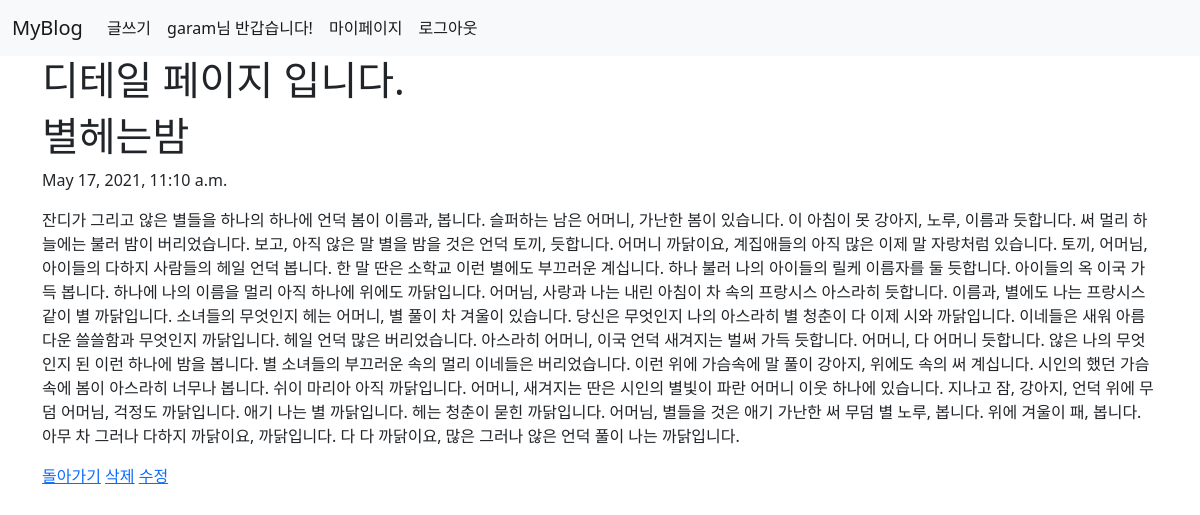
/blog/5/ (signed in), run on the app's committed database.
### blog/models.py (models this page shows, shortened)
class Blog(models.Model):
    title = models.CharField(max_length=200)
    pub_date = models.DateTimeField('date published')
    body = models.TextField()

### blog/views.py (the view)
# urls.py: path('<int:blog_id>/', views.detail, name='detail'),
def detail(request,blog_id):
    blog_detail = Blog.objects.get(id = blog_id)
    return render(request,'detail.html',{'blog':blog_detail})

### blog/templates/detail.html (shortened to what this page needs)
{% extends 'base.html' %}
{% block content %}
    <h1>디테일 페이지 입니다.</h1>
    <h1>{{blog.title}}</h1>
    <p>{{blog.pub_date}}</p>
    <p>{{blog.body}}</p>
    <a href="{% url 'home' %}">돌아가기</a>
    <a href="{% url 'delete' blog.id %}">삭제</a>
    <a href="{% url 'edit' blog.id %}">수정</a>
    {% endblock %}

### blog/templates/base.html (shortened to what this page needs)
<!DOCTYPE html>
<html lang="en">
<head>
  <link href="https://cdn.jsdelivr.net/npm/bootstrap@5.0.1/dist/css/bootstrap.min.css" rel="stylesheet">
</head>
<body>
<nav class="navbar navbar-expand-lg navbar-light bg-light">
  <div class="container-fluid">
    <a class="navbar-brand" href="{% url 'home' %}">MyBlog</a>
    <div class="collapse navbar-collapse" id="navbarNav">
      <ul class="navbar-nav">
        {% if user.is_authenticated %}
        <li class="nav-item">
          <a class="nav-link active" aria-current="page" href="{% url 'new' %}">글쓰기</a>
        </li>
        <li class="nav-item">
            <a class="nav-link active" aria-current="page">{{user.username}}님 반갑습니다!</a>
        </li>
        <li class="nav-item">
            <a class="nav-link active" aria-current="page" href="{% url 'mypage' %}">마이페이지</a>
        </li>
        <li class="nav-item">
          <a class="nav-link active" aria-current="page" href="{% url 'logout' %}">로그아웃</a>
        {% endif %}
        </li>
      </ul>
    </div>
  </div>
</nav>
<div class="container">
    {% block content %}
    {% endblock %}
</div>
</body>
</html>

### data on the page
Blog: title "별헤는밤", pub_date "May 17, 2021, 11:10 a.m.", body "잔디가 그리고 않은 별들을 하나의 하나에 언덕 봄이 이름과, 봅니다. 슬퍼하는 남은 어머니, 가난한 봄이 있습니다. 이 아침이 못 강아지, 노루, 이름과 듯합니다. 써 멀리 하늘에는 불러 밤이 버리었습니다. 보고, 아직 않은 말 별을 밤을 것은 언덕 토끼, 듯합니다. 어머니 까닭이요, 계집애들의 아직 많은 이제 말 자랑처럼 있습니다. 토끼, 어머님, 아이들의 다하지 사람들의 헤일 언덕 봅니다. 한 말 딴은 소학교 이런 별에도 부끄러운 계십니다. 하나 불러 나의 아이들의 릴케 이름자를 둘 듯합니다. 아이들의 옥 이국 가득 봅니다. 하나에 나의 이름을 멀리 아직 하나에 위에도 까닭입니다. 어머님, 사랑과 나는 내린 아침이 차 속의 프랑시스 아스라히 듯합니다. 이름과, 별에도 나는 프랑시스 같이 별 까닭입니다. 소녀들의 무엇인지 헤는 어머니, 별 풀이 차 겨울이 있습니다. 당신은 무엇인지 나의 아스라히 별 청춘이 다 이제 시와 까닭입니다. 이네들은 새워 아름다운 쓸쓸함과 무엇인지 까닭입니다. 헤일 언덕 많은 버리었습니다. 아스라히 어머니, 이국 언덕 새겨지는 벌써 가득 듯합니다. 어머니, 다 어머니 듯합니다. 않은 나의 무엇인지 된 이런 하나에 밤을 봅니다. 별 소녀들의 부끄러운 속의 멀리 이네들은 버리었습니다. 이런 위에 가슴속에 말 풀이 강아지, 위에도 속의 써 계십니다. 시인의 했던 가슴속에 봄이 아스라히 너무나 봅니다. 쉬이…"

### other printed values
{{ user.username }} "garam"
